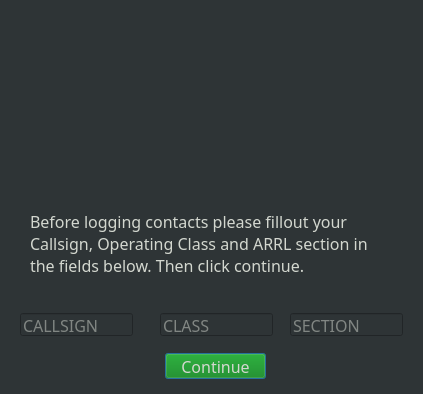
<?xml version="1.0" encoding="UTF-8"?>
<ui version="4.0">
 <class>Dialog</class>
 <widget class="QDialog" name="Dialog">
  <property name="geometry">
   <rect>
    <x>0</x>
    <y>0</y>
    <width>423</width>
    <height>394</height>
   </rect>
  </property>
  <property name="windowTitle">
   <string>Enter Callsign Etc.</string>
  </property>
  <property name="styleSheet">
   <string notr="true">background-color: rgb(46, 52, 54);
color: rgb(211, 215, 207);</string>
  </property>
  <widget class="QLabel" name="label">
   <property name="geometry">
    <rect>
     <x>20</x>
     <y>10</y>
     <width>381</width>
     <height>191</height>
    </rect>
   </property>
   <property name="text">
    <string/>
   </property>
   <property name="pixmap">
    <pixmap>../icon/logo.png</pixmap>
   </property>
   <property name="scaledContents">
    <bool>true</bool>
   </property>
  </widget>
  <widget class="QLineEdit" name="dialog_callsign">
   <property name="geometry">
    <rect>
     <x>20</x>
     <y>313</y>
     <width>113</width>
     <height>23</height>
    </rect>
   </property>
   <property name="font">
    <font>
     <family>JetBrains Mono</family>
     <pointsize>12</pointsize>
     <weight>50</weight>
     <bold>false</bold>
    </font>
   </property>
   <property name="toolTip">
    <string>Input your callsign.</string>
   </property>
   <property name="placeholderText">
    <string>CALLSIGN</string>
   </property>
  </widget>
  <widget class="QLineEdit" name="dialog_class">
   <property name="geometry">
    <rect>
     <x>160</x>
     <y>313</y>
     <width>113</width>
     <height>23</height>
    </rect>
   </property>
   <property name="font">
    <font>
     <family>JetBrains Mono</family>
     <pointsize>12</pointsize>
    </font>
   </property>
   <property name="toolTip">
    <string>Input your Field Day operating class.</string>
   </property>
   <property name="placeholderText">
    <string>CLASS</string>
   </property>
  </widget>
  <widget class="QLineEdit" name="dialog_section">
   <property name="geometry">
    <rect>
     <x>290</x>
     <y>313</y>
     <width>113</width>
     <height>23</height>
    </rect>
   </property>
   <property name="font">
    <font>
     <family>JetBrains Mono</family>
     <pointsize>12</pointsize>
    </font>
   </property>
   <property name="toolTip">
    <string>Input your ARRL section.</string>
   </property>
   <property name="placeholderText">
    <string comment="Input your ARRL section">SECTION</string>
   </property>
  </widget>
  <widget class="QPushButton" name="continue_pushButton">
   <property name="geometry">
    <rect>
     <x>165</x>
     <y>353</y>
     <width>101</width>
     <height>26</height>
    </rect>
   </property>
   <property name="font">
    <font>
     <family>JetBrains Mono</family>
     <pointsize>12</pointsize>
    </font>
   </property>
   <property name="styleSheet">
    <string notr="true">background-color: green;</string>
   </property>
   <property name="text">
    <string>Continue</string>
   </property>
   <property name="autoDefault">
    <bool>true</bool>
   </property>
   <property name="default">
    <bool>false</bool>
   </property>
   <property name="flat">
    <bool>false</bool>
   </property>
  </widget>
  <widget class="QLabel" name="label_2">
   <property name="geometry">
    <rect>
     <x>30</x>
     <y>210</y>
     <width>361</width>
     <height>91</height>
    </rect>
   </property>
   <property name="font">
    <font>
     <family>JetBrains Mono</family>
     <pointsize>12</pointsize>
    </font>
   </property>
   <property name="text">
    <string>Before logging contacts please fillout your Callsign, Operating Class and ARRL section in the fields below. Then click continue.</string>
   </property>
   <property name="textFormat">
    <enum>Qt::PlainText</enum>
   </property>
   <property name="alignment">
    <set>Qt::AlignLeading|Qt::AlignLeft|Qt::AlignTop</set>
   </property>
   <property name="wordWrap">
    <bool>true</bool>
   </property>
  </widget>
 </widget>
 <resources/>
 <connections/>
</ui>
